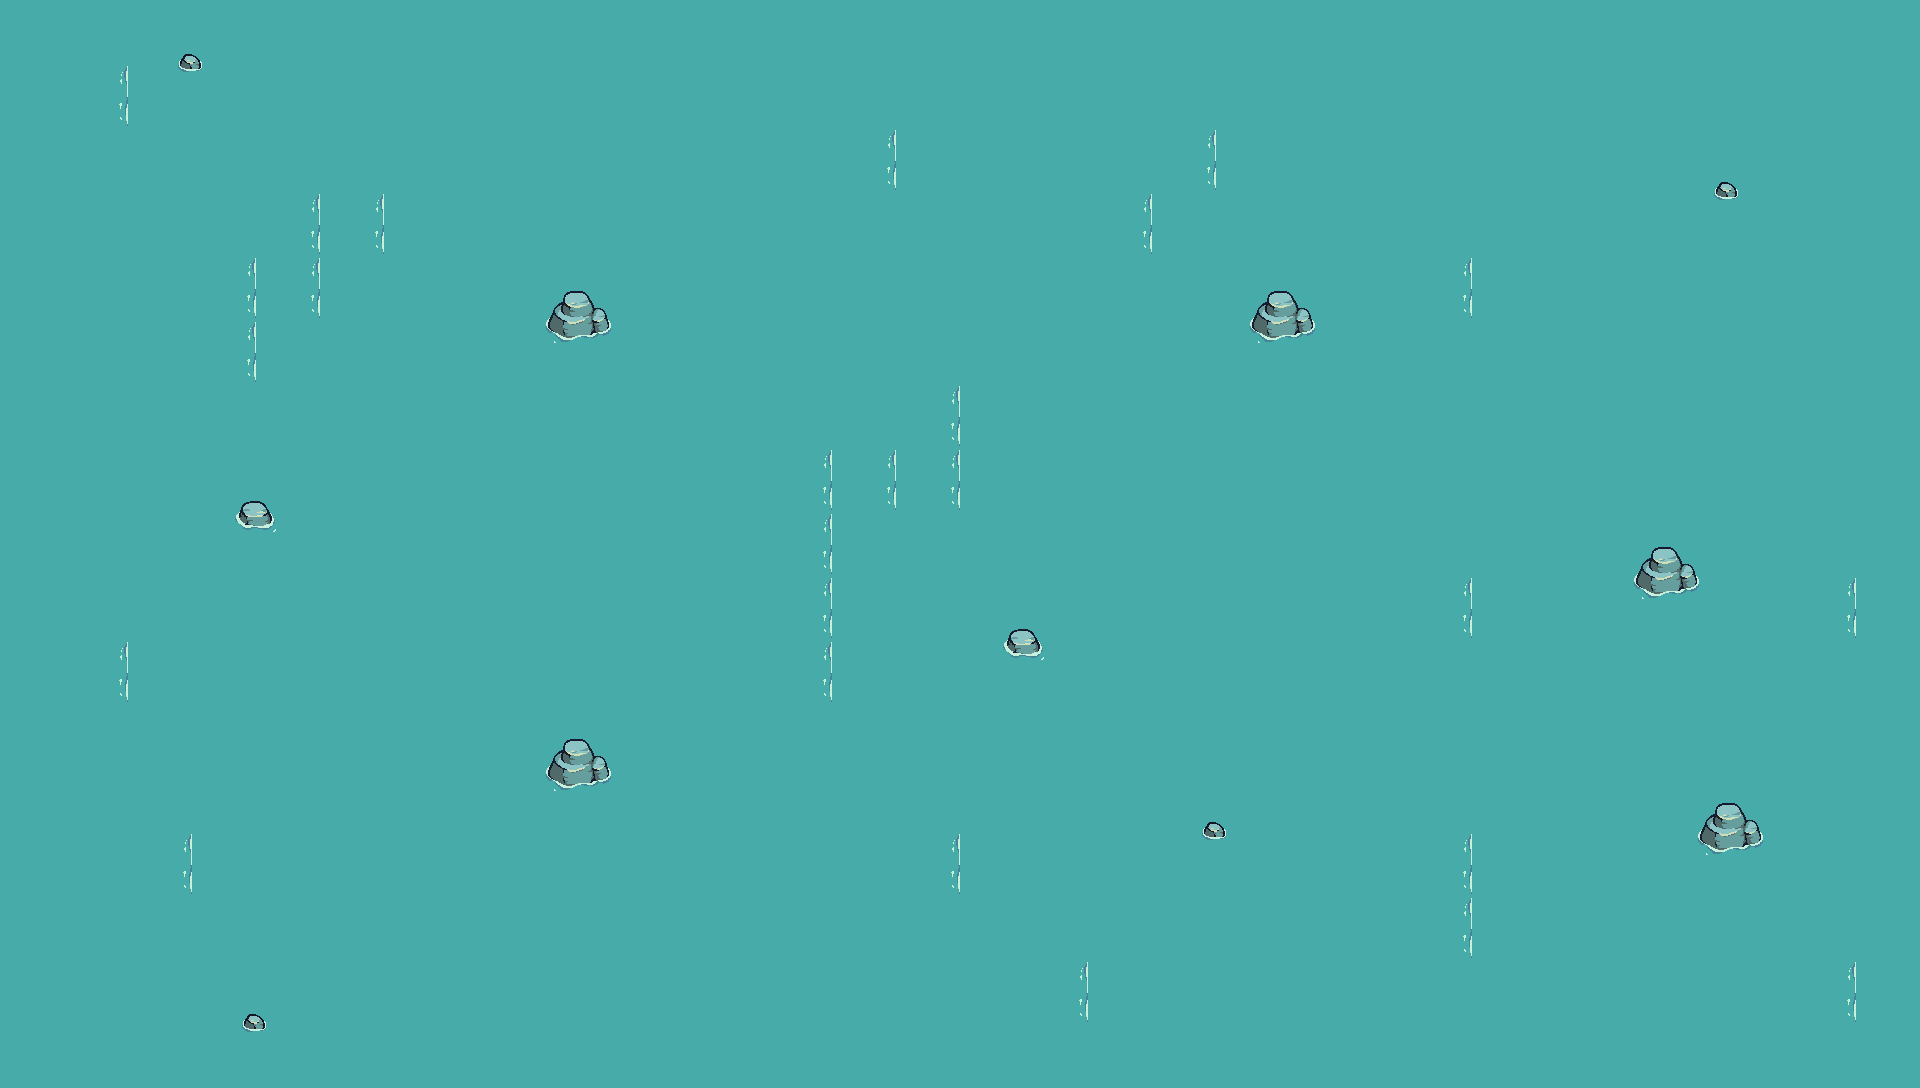

A level layout from a 2D game, rendered from its tile map. Below: a short description, then the map file with its tile-grid data intact:
An orthogonal 30x17 tile map with 64x64 px tiles, 3 tile layers (water, foam, rocks), 5 tilesets.

<map version="1.10" tiledversion="1.11.2" orientation="orthogonal" renderorder="right-down" width="30" height="17" tilewidth="64" tileheight="64" infinite="0" nextlayerid="4" nextobjectid="1">
 <tileset firstgid="1" source="water.tsx" />
 <tileset firstgid="2" source="foam.tsx" />
 <tileset firstgid="74" source="rocks_sm.tsx" />
 <tileset firstgid="106" source="rocks_lg.tsx" />
 <tileset firstgid="138" source="rocks_md.tsx" />
 <layer id="1" name="water" width="30" height="17" locked="1">
  <data encoding="csv">
1,1,1,1,1,1,1,1,1,1,1,1,1,1,1,1,1,1,1,1,1,1,1,1,1,1,1,1,1,1,
1,1,1,1,1,1,1,1,1,1,1,1,1,1,1,1,1,1,1,1,1,1,1,1,1,1,1,1,1,1,
1,1,1,1,1,1,1,1,1,1,1,1,1,1,1,1,1,1,1,1,1,1,1,1,1,1,1,1,1,1,
1,1,1,1,1,1,1,1,1,1,1,1,1,1,1,1,1,1,1,1,1,1,1,1,1,1,1,1,1,1,
1,1,1,1,1,1,1,1,1,1,1,1,1,1,1,1,1,1,1,1,1,1,1,1,1,1,1,1,1,1,
1,1,1,1,1,1,1,1,1,1,1,1,1,1,1,1,1,1,1,1,1,1,1,1,1,1,1,1,1,1,
1,1,1,1,1,1,1,1,1,1,1,1,1,1,1,1,1,1,1,1,1,1,1,1,1,1,1,1,1,1,
1,1,1,1,1,1,1,1,1,1,1,1,1,1,1,1,1,1,1,1,1,1,1,1,1,1,1,1,1,1,
1,1,1,1,1,1,1,1,1,1,1,1,1,1,1,1,1,1,1,1,1,1,1,1,1,1,1,1,1,1,
1,1,1,1,1,1,1,1,1,1,1,1,1,1,1,1,1,1,1,1,1,1,1,1,1,1,1,1,1,1,
1,1,1,1,1,1,1,1,1,1,1,1,1,1,1,1,1,1,1,1,1,1,1,1,1,1,1,1,1,1,
1,1,1,1,1,1,1,1,1,1,1,1,1,1,1,1,1,1,1,1,1,1,1,1,1,1,1,1,1,1,
1,1,1,1,1,1,1,1,1,1,1,1,1,1,1,1,1,1,1,1,1,1,1,1,1,1,1,1,1,1,
1,1,1,1,1,1,1,1,1,1,1,1,1,1,1,1,1,1,1,1,1,1,1,1,1,1,1,1,1,1,
1,1,1,1,1,1,1,1,1,1,1,1,1,1,1,1,1,1,1,1,1,1,1,1,1,1,1,1,1,1,
1,1,1,1,1,1,1,1,1,1,1,1,1,1,1,1,1,1,1,1,1,1,1,1,1,1,1,1,1,1,
1,1,1,1,1,1,1,1,1,1,1,1,1,1,1,1,1,1,1,1,1,1,1,1,1,1,1,1,1,1
</data>
 </layer>
 <layer id="2" name="foam" width="30" height="17" locked="1">
  <data encoding="csv">
0,0,0,0,0,0,0,0,0,0,0,0,0,0,0,0,0,0,0,0,0,0,0,0,0,0,0,0,0,0,
0,26,0,0,0,0,0,0,0,0,0,0,0,0,0,2,0,0,0,0,0,0,0,0,0,0,0,0,0,0,
0,0,0,0,0,2,0,0,0,0,0,0,0,26,0,0,0,0,26,0,0,0,0,0,0,0,0,0,0,0,
0,0,0,0,26,26,0,0,0,0,0,0,0,0,0,0,0,26,0,0,0,0,0,2,0,0,0,0,0,0,
0,0,0,26,26,0,0,0,0,0,0,0,0,0,0,0,0,0,0,0,0,0,26,0,0,0,0,0,0,0,
0,0,0,26,0,0,0,0,0,0,0,0,0,0,0,0,0,4,0,0,0,0,0,50,0,0,0,0,0,0,
0,0,0,0,0,0,0,0,0,0,0,0,0,0,26,0,0,0,2,0,0,0,0,0,0,0,0,0,0,0,
0,0,0,0,0,0,0,0,0,50,0,0,26,26,26,50,0,0,0,0,0,0,0,0,0,0,0,0,0,0,
0,0,0,0,0,0,0,0,0,0,0,0,26,0,0,0,0,0,0,0,0,0,0,0,0,0,0,0,0,0,
0,0,0,0,0,0,0,0,0,0,0,0,26,0,0,0,0,0,0,0,0,0,26,0,0,4,0,0,26,0,
0,26,0,0,0,0,0,0,0,0,0,0,26,0,0,0,0,0,0,0,0,0,0,0,0,0,0,0,0,0,
0,0,0,0,0,0,0,0,2,0,0,0,0,0,0,0,0,0,0,0,0,0,0,0,0,0,0,0,0,0,
0,0,0,0,0,0,0,0,0,0,0,0,0,0,0,0,0,0,0,0,0,0,0,0,0,0,0,0,0,0,
0,0,26,0,0,0,0,0,0,0,0,0,0,0,26,0,0,0,0,0,0,0,26,0,0,0,0,0,0,0,
0,0,0,0,0,0,0,0,0,0,0,0,0,0,0,0,0,0,0,0,0,0,26,0,0,0,52,0,0,0,
0,0,0,0,0,0,52,0,0,0,0,0,0,0,0,0,26,0,0,0,0,0,0,0,0,0,0,0,26,0,
0,0,0,0,0,0,0,0,0,0,0,0,0,0,0,0,0,0,0,0,0,0,0,0,0,0,0,0,0,0
</data>
 </layer>
 <layer id="3" name="rocks" width="30" height="17" locked="1">
  <data encoding="csv">
0,0,74,75,0,0,0,0,0,0,0,0,0,0,0,0,0,0,0,0,0,0,0,0,0,0,0,0,0,0,
0,0,90,91,0,0,0,0,0,0,0,0,0,0,0,0,0,0,0,0,0,0,0,0,0,0,0,0,0,0,
0,0,0,0,0,0,0,0,0,0,0,0,0,0,0,0,0,0,0,0,0,0,0,0,0,0,74,75,0,0,
0,0,0,0,0,0,0,0,0,0,0,0,0,0,0,0,0,0,0,0,0,0,0,0,0,0,90,91,0,0,
0,0,0,0,0,0,0,0,106,107,0,0,0,0,0,0,0,0,0,106,107,0,0,0,0,0,0,0,0,0,
0,0,0,0,0,0,0,0,122,123,0,0,0,0,0,0,0,0,0,122,123,0,0,0,0,0,0,0,0,0,
0,0,0,0,0,0,0,0,0,0,0,0,0,0,0,0,0,0,0,0,0,0,0,0,0,0,0,0,0,0,
0,0,0,138,139,0,0,0,0,0,0,0,0,0,0,0,0,0,0,0,0,0,0,0,0,0,0,0,0,0,
0,0,0,154,155,0,0,0,0,0,0,0,0,0,0,0,0,0,0,0,0,0,0,0,0,106,107,0,0,0,
0,0,0,0,0,0,0,0,0,0,0,0,0,0,0,138,139,0,0,0,0,0,0,0,0,122,123,0,0,0,
0,0,0,0,0,0,0,0,0,0,0,0,0,0,0,154,155,0,0,0,0,0,0,0,0,0,0,0,0,0,
0,0,0,0,0,0,0,0,106,107,0,0,0,0,0,0,0,0,0,0,0,0,0,0,0,0,0,0,0,0,
0,0,0,0,0,0,0,0,122,123,0,0,0,0,0,0,0,0,74,75,0,0,0,0,0,0,106,107,0,0,
0,0,0,0,0,0,0,0,0,0,0,0,0,0,0,0,0,0,90,91,0,0,0,0,0,0,122,123,0,0,
0,0,0,0,0,0,0,0,0,0,0,0,0,0,0,0,0,0,0,0,0,0,0,0,0,0,0,0,0,0,
0,0,0,74,75,0,0,0,0,0,0,0,0,0,0,0,0,0,0,0,0,0,0,0,0,0,0,0,0,0,
0,0,0,90,91,0,0,0,0,0,0,0,0,0,0,0,0,0,0,0,0,0,0,0,0,0,0,0,0,0
</data>
 </layer>
</map>
